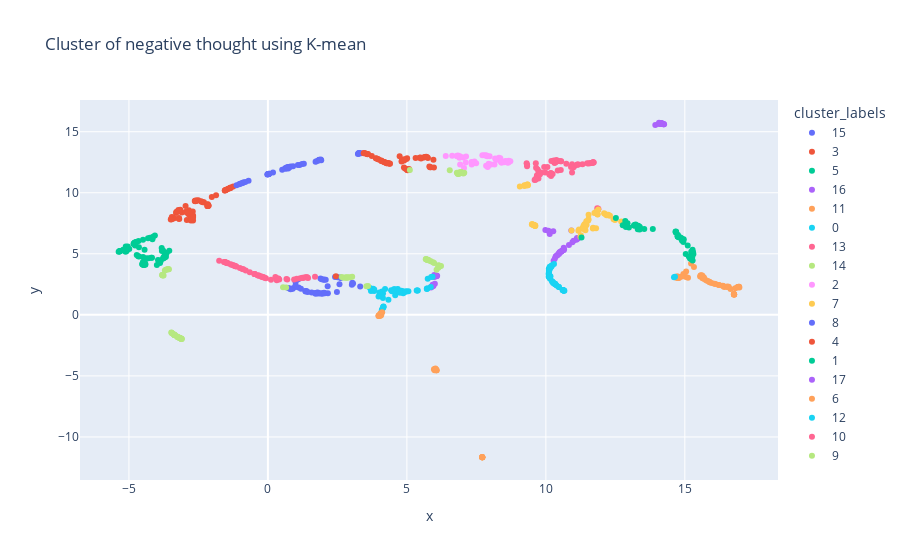

Notebook code for this chart:
### Markdown cell above
### plot k-mean

### Code cell
# Plot
# Create a DataFrame for Plotly Express
plot_data = {
    'x': x,
    'y': y,
    'cluster_labels': cluster_labels,
    'hover_text': corpus  # text you want to display
}

df = pd.DataFrame(plot_data)

# Convert cluster_labels to string for categorical representation
df['cluster_labels'] = df['cluster_labels'].astype(str)

# plot using Plotly Express
fig = px.scatter(
    df,
    x='x',
    y='y',
    color='cluster_labels',
    hover_data={'hover_text': True},  # Enable hover data for 'hover_text'
    title='Cluster of negative thought using K-mean'
)

fig.show()
# Export the plot to HTML
fig.write_html(f"/Users/sylvainestebe/Code/nlp_project/cognitive_distortion_project/export/k_mean.html")
results_k_mean = combine_results(corpus_data[['thought', 'original_label']], cluster_dict_k)
